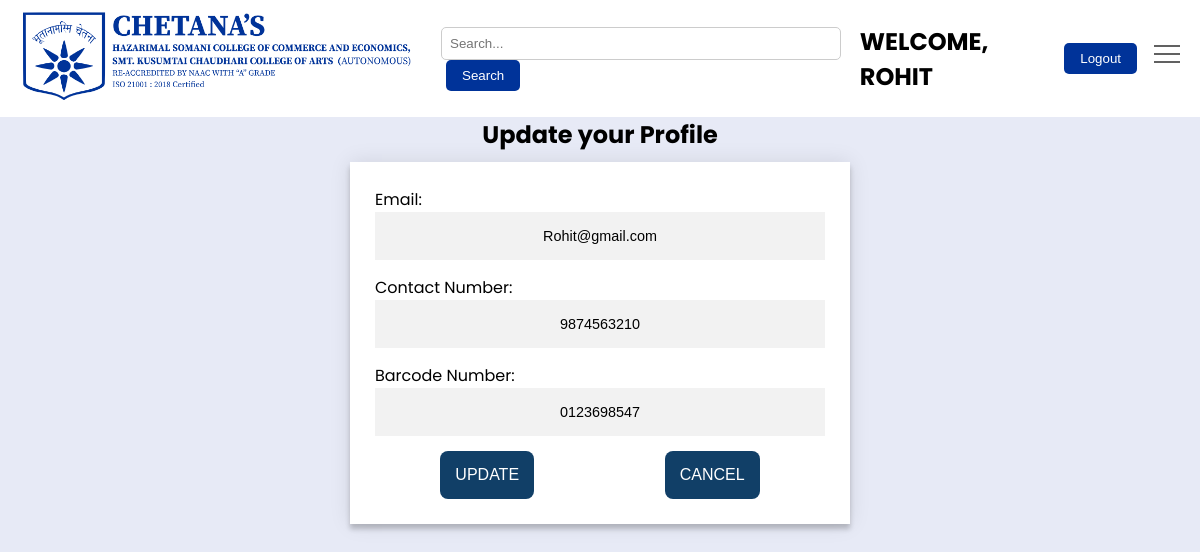
Page /student/updtUprofile.php (signed in) on the committed database.
### tables this page shows
CREATE TABLE `reg` (
  `student_id` int(11) NOT NULL,
  `username` varchar(255) NOT NULL,
  `email` varchar(255) NOT NULL,
  `password` varchar(255) NOT NULL,
  `contact_number` varchar(20) DEFAULT NULL,
  `barcode_number` varchar(20) DEFAULT NULL,
  `type` enum('student','faculty','librarian') NOT NULL DEFAULT 'student'
);

### student/updtUprofile.php (the view, shortened to what this page needs)
<?php
include '../connection.php';
include '../student/nav.php';
$username = $_SESSION['username'];
$query = mysqli_query($conn, "SELECT * FROM `reg` WHERE username = '$username'");
$userData = mysqli_fetch_assoc($query);
?>
<!DOCTYPE html>
<html lang="en">
<head>
</head>
<body>
  <div class="container">
    <h2>Update your Profile</h2>
    <form class="update-form" method="post">
      <div class="input-group">
        <label for="email">Email:</label>
        <input type="email" id="email" name="email" value="<?php echo $userData['email']; ?>" required>
      </div>
      <div class="input-group">
        <label for="contact_number">Contact Number:</label>
        <input type="text" id="contact_number" name="contact_number" value="<?php echo $userData['contact_number']; ?>" required>
      </div>
      <div class="input-group">
        <label for="barcode_number">Barcode Number:</label>
        <input type="text" id="barcode_number" name="barcode_number" value="<?php echo $userData['barcode_number']; ?>" required>
      </div>
      <div class="btn">
        <button class="button" type="submit" name="submit">
        Update
        </button>
        <button class="button">
          <a href="uprofile.php">Cancel</a>
        </button>
      </div>
    </form>
  </div>
</body>
</html>

### student/css/nav.css (style rules this page uses)
* { margin: 0; padding: 0; box-sizing: border-box; }

### student/updtUprofile.php (style rules this page uses)
* { margin: 0; padding: 0; box-sizing: border-box; }
body { font-family: 'Poppins', sans-serif; background-color: #e7eaf6; }
.container { display: flex; flex-direction:column; height: 90vh; align-items: center; }
.update-form { justify-content: center; box-shadow: 0 0 20px 0 rgba(0, 0, 0, 0.1), 0 5px 5px 0 rgba(0, 0, 0, 0.2); background: #FFFFFF; width: 500px; z-index: 1; padding: 25px; margin: 10px; }
.update-form input { outline: 0; background: #f2f2f2; width: 100%; text-align: center; border: 0; margin: 0 0 15px; padding: 1rem; font-size: 0.9rem; }
.update-form .button { text-transform: uppercase; outline: 0; background:#113f67; border: 0; padding:15px; color:#FFFFFF; font-size: 1rem; -webkit-transition: all 0.3s ease; transition: all 0.3s ease; cursor: pointer; border-radius: 8px; }
.button a { color:#FFFFFF; text-decoration:none; }
.btn { display: flex; justify-content: space-around; }

### rows in the picture
reg: email "Rohit@gmail.com", contact_number "9874563210", barcode_number "0123698547"

### other values in the picture
$_SESSION['username'] "ROHIT"
